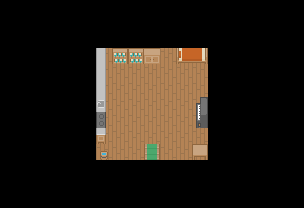

This game map was drawn from its Tiled (.tmx) file and the tilesets committed beside it. A one-line description and the full map source follow:
An orthogonal 19x13 tile map with 16x16 px tiles, 3 tile layers (background, midground, foreground) and 13 objects.

<map version="1.4" tiledversion="1.4.3" orientation="orthogonal" renderorder="right-down" width="19" height="13" tilewidth="16" tileheight="16" infinite="0" nextlayerid="7" nextobjectid="36">
 <editorsettings>
  <export target="../../../resources/levels/lonely_town/outskirts_building.json" format="json" />
 </editorsettings>
 <tileset firstgid="1" source="../../tiles/indoors.tsx" />
 <layer id="1" name="background" width="19" height="13">
  <data encoding="csv">
513,513,513,513,513,513,513,513,513,513,513,513,513,513,513,513,513,513,513,
513,513,513,513,513,513,513,513,513,513,513,513,513,513,513,513,513,513,513,
513,513,513,513,513,513,513,513,513,513,513,513,513,513,513,513,513,513,513,
513,513,513,513,513,513,487,487,487,487,487,487,487,513,513,513,513,513,513,
513,513,513,513,513,513,487,487,487,487,487,487,487,513,513,513,513,513,513,
513,513,513,513,513,513,487,487,487,487,487,487,487,513,513,513,513,513,513,
513,513,513,513,513,513,487,487,487,487,487,487,487,513,513,513,513,513,513,
513,513,513,513,513,513,487,487,487,487,487,487,487,513,513,513,513,513,513,
513,513,513,513,513,513,487,487,487,487,487,487,487,513,513,513,513,513,513,
513,513,513,513,513,513,487,487,487,216,487,487,487,513,513,513,513,513,513,
513,513,513,513,513,513,513,513,513,513,513,513,513,513,513,513,513,513,513,
513,513,513,513,513,513,513,513,513,513,513,513,513,513,513,513,513,513,513,
513,513,513,513,513,513,513,513,513,513,513,513,513,513,513,513,513,513,513
</data>
 </layer>
 <layer id="3" name="midground" width="19" height="13">
  <properties>
   <property name="row_destination" type="int" value="9" />
  </properties>
  <data encoding="csv">
0,0,0,0,0,0,0,0,0,0,0,0,0,0,0,0,0,0,0,
0,0,0,0,0,0,0,0,0,0,0,0,0,0,0,0,0,0,0,
0,0,0,0,0,0,0,0,0,0,0,0,0,0,0,0,0,0,0,
0,0,0,0,0,0,362,480,480,462,0,95,40,0,0,0,0,0,0,
0,0,0,0,0,0,362,0,0,0,0,0,0,0,0,0,0,0,0,
0,0,0,0,0,0,362,0,0,0,0,0,0,0,0,0,0,0,0,
0,0,0,0,0,0,417,0,0,0,0,0,243,0,0,0,0,0,0,
0,0,0,0,0,0,472,0,0,0,0,0,270,0,0,0,0,0,0,
0,0,0,0,0,0,389,0,0,0,0,0,0,0,0,0,0,0,0,
0,0,0,0,0,0,157,0,0,0,0,0,86,0,0,0,0,0,0,
0,0,0,0,0,0,0,0,0,0,0,0,0,0,0,0,0,0,0,
0,0,0,0,0,0,0,0,0,0,0,0,0,0,0,0,0,0,0,
0,0,0,0,0,0,0,0,0,0,0,0,0,0,0,0,0,0,0
</data>
 </layer>
 <layer id="4" name="foreground" width="19" height="13">
  <data encoding="csv">
0,0,0,0,0,0,0,0,0,0,0,0,0,0,0,0,0,0,0,
0,0,0,0,0,0,0,0,0,0,0,0,0,0,0,0,0,0,0,
0,0,0,0,0,0,0,0,0,0,0,0,0,0,0,0,0,0,0,
0,0,0,0,0,0,0,0,0,0,0,0,0,0,0,0,0,0,0,
0,0,0,0,0,0,0,0,0,0,0,0,0,0,0,0,0,0,0,
0,0,0,0,0,0,0,0,0,0,0,0,0,0,0,0,0,0,0,
0,0,0,0,0,0,0,0,0,0,0,0,0,0,0,0,0,0,0,
0,0,0,0,0,0,0,0,0,0,0,0,0,0,0,0,0,0,0,
0,0,0,0,0,0,0,0,0,0,0,0,0,0,0,0,0,0,0,
0,0,0,0,0,0,0,0,0,0,0,0,0,0,0,0,0,0,0,
0,0,0,0,0,0,0,0,0,0,0,0,0,0,0,0,0,0,0,
0,0,0,0,0,0,0,0,0,0,0,0,0,0,0,0,0,0,0,
0,0,0,0,0,0,0,0,0,0,0,0,0,0,0,0,0,0,0
</data>
 </layer>
 <objectgroup id="5" name="objects">
  <object id="1" template="../../object_templates/warp_point.tx" x="144" y="160" />
  <object id="2" template="../../object_templates/warp_spawn.tx" x="144" y="144">
   <properties>
    <property name="id" type="int" value="0" />
   </properties>
  </object>
 </objectgroup>
 <objectgroup id="6" name="walls">
  <object id="23" x="160" y="160" width="64" height="16" />
  <object id="24" x="208" y="32" width="16" height="128" />
  <object id="25" x="80" y="32" width="128" height="16" />
  <object id="26" x="80" y="48" width="16" height="128" />
  <object id="27" x="96" y="160" width="48" height="16" />
  <object id="28" x="95.8896" y="48.4133" width="9.68266" height="94.6402" />
  <object id="29" x="196.777" y="97.1389" width="10.6197" height="30.2974" />
  <object id="30" x="192" y="144" width="16" height="16" />
  <object id="31" x="176" y="48" width="32" height="16" />
  <object id="32" x="112" y="48" width="48" height="16" />
  <object id="35" x="100.795" y="151.579" width="6.96026" height="8.50698" />
 </objectgroup>
</map>